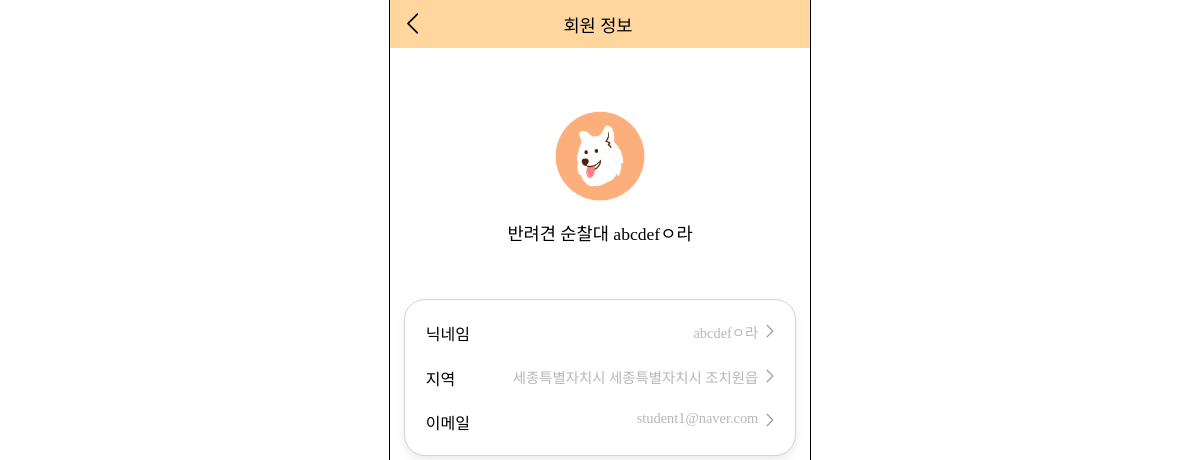
The app's page /accounts/my-profile/ (signed in), older data.
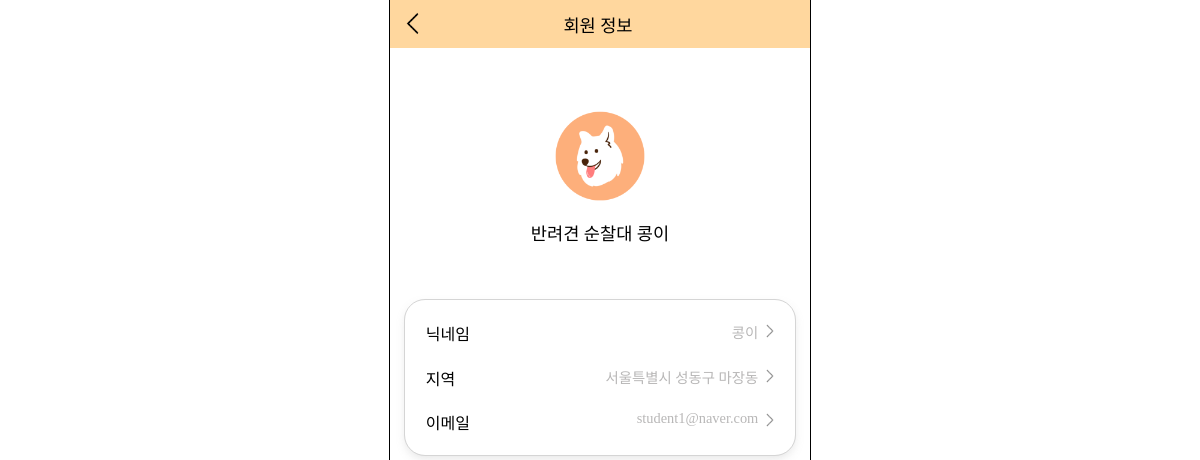
The same page, newer data.
### accounts/models.py (models this page shows, shortened)
class MemberType(models.Model):
    type_name = models.CharField(max_length=10)

class Member(AbstractBaseUser):
    user_id = models.CharField(primary_key=True, max_length=15, null=False, blank=False, unique=True)
    email = models.EmailField(max_length=100, null=False, blank=False, unique=True)
    nickname = models.CharField(null=False, max_length=8, blank=False)
    region_sido = models.CharField(null=False, max_length=30, blank=False)
    region_sigungu = models.CharField(null=False, max_length=30, blank=False)
    region_dong = models.CharField(null=False, max_length=30, blank=False)
    member_type = models.ForeignKey(MemberType, on_delete=models.CASCADE, null=False, blank=False)
    is_active = models.BooleanField(default=True)
    is_admin = models.BooleanField(default=False)
    objects = UserManager()
    USERNAME_FIELD = 'user_id'
    REQUIRED_FIELDS = ['email', 'nickname', 'region_sido', 'region_sigungu', 'region_dong', 'member_type']
    def __str__(self):
        return self.user_id

### accounts/views.py (the view)
# urls.py: path('my-profile/', views.my_profile, name='my_profile'),
def my_profile(request):
    member = Member.objects.get(user_id=request.user)
    member_type = member.member_type.type_name
    context = {
        'member': member,
        'member_type': member_type,
    }
    return render(request, 'accounts/my_profile.html', context)

### templates/accounts/my_profile.html (shortened to what this page needs)
<!DOCTYPE html>
{% load static %}
<html lang="ko">
<head>
    <link rel="stylesheet" href="{% static 'css/my_profile.css' %}">
    <link rel="stylesheet" href="{% static 'css/menubar.css' %}">
    <link rel="stylesheet" as="style" crossorigin href="https://cdn.jsdelivr.net/gh/ungveloper/web-fonts/SCoreDream/font-face.css" />
    <link rel="stylesheet" as="style" crossorigin href="https://cdn.jsdelivr.net/gh/ungveloper/web-fonts/SCoreDream/font-family.css" />
</head>
<body>
    <div class="container-content">
        <div class="contents">
            <div class="top-block">
                <div>
                    <a href="{% url 'accounts:mypage' %}"><img src="{% static 'image/back.png' %}" alt=""></a>
                </div>
                <div class="title">회원 정보</div>
            </div>
            <div class="profile-block">
                <div>
                    {% if member_type == '주민' %}
                        <img src="{% static 'image/people_profile.png' %}" alt="">
                    {% else %}
                        <img src="{% static 'image/petrol_profile.png' %}" alt="">
                    {% endif %}
                </div>
                <div class="nickname">{{ member_type }} <span class="text-strong">{{ member.nickname }}</span></div>
            </div>
            <div class="user-info-block">
                <div class="nickname-block">
                    <div>닉네임</div>
                    <div>
                        <a href="{% url 'accounts:nickname_change' %}">
                            <div class="link-block">
                                <div class="user-name">{{ member.nickname }}</div>
                                <div class="arrow-img">
                                    <img src="{% static 'image/back.png' %}" alt="">
                                </div>
                            </div>
                        </a>
                    </div>
                </div>
                <div class="nickname-block">
                    <div>지역</div>
                    <div>
                        <a href="{% url 'accounts:region_change' %}">
                            <div class="link-block">
                                <div class="user-name">{{ member.region_sido }} {{ member.region_sigungu }} {{ member.region_dong }}</div>
                                <div class="arrow-img">
                                    <img src="{% static 'image/back.png' %}" alt="">
                                </div>
                            </div>
                        </a>
                    </div>
                </div>
                <div class="nickname-block">
                    <div>이메일</div>
                    <div>
                        <a href="">
                            <div class="link-block">
                                <div class="user-name">{{ member.email }}</div>
                                <div class="arrow-img">
                                    <img src="{% static 'image/back.png' %}" alt="">
                                </div>
                            </div>
                        </a>
                    </div>
                </div>
            </div>
        </div>
    </div>
</body>
</html>

### static/css/my_profile.css (style rules this page uses)
body { padding: 0; margin: 0; height: 100%; }
.container-content { font-family: 'SCoreDream'; font-weight: 400; outline: 1px solid black; width: 420px; height: 100%; margin: 0 auto; display: flex; flex-direction: column; z-index: 0; position: relative; }
.contents { width: 100%; display: flex; flex-direction: column; height: 100vh; align-items: center; }
.top-block { width: 100%; height: 3rem; background-color: #FFD79E; display: flex; flex-direction: row; justify-content: left; align-items: center; flex-shrink: 0; }
.top-block img { width: 1.7rem; margin-left: 1rem; margin-top: 0.15rem; }
.title { font-weight: 500; font-size: 1.1rem; margin-left: 31%; }
.profile-block { margin: 15% 0 13% 0; text-align: center; }
.profile-block img { width: 30%; }
.text-strong { font-weight: 500; }
.nickname { margin-top: 5%; font-size: 1.1rem; }
.user-info-block { outline: 1px solid #d5d5d5; box-shadow: 0px 4px 8px 0px rgba(162, 162, 162, 0.25); width: 83%; border-radius: 20px; padding: 5%; }
.nickname-block { display: flex; flex-direction: row; justify-content: space-between; }
.nickname-block:not(:last-child) { margin-bottom: 6%; }
.nickname-block a { text-decoration: none; color: black; }
.link-block { display: flex; flex-direction: row; justify-content: right; }
.user-name { color: #b8b7b7; font-size: 0.9rem; }
.arrow-img > img { margin-top: 0.13rem; width: 1rem; transform: scaleX(-1); opacity: 0.5; }

Row changes from the older to the newer data that the page shows:
changed Member "student1@naver.com": nickname "abcdefㅇ라" → "콩이"; region_sido "세종특별자치시" → "서울특별시"; region_sigungu "세종특별자치시" → "성동구"; region_dong "조치원읍" → "마장동"
